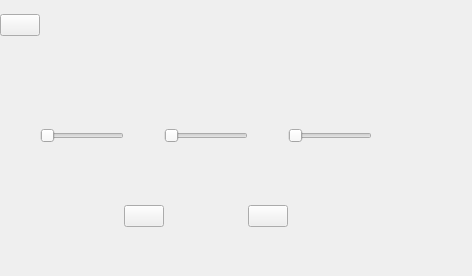
      <widget class="QWidget" name="garage">
       <layout class="QGridLayout" name="gridLayout_4">
        <property name="leftMargin">
         <number>0</number>
        </property>
        <property name="topMargin">
         <number>0</number>
        </property>
        <property name="rightMargin">
         <number>0</number>
        </property>
        <property name="bottomMargin">
         <number>0</number>
        </property>
        <property name="spacing">
         <number>0</number>
        </property>
        <item row="1" column="3">
         <widget class="QLabel" name="garageTitle">
          <property name="text">
           <string/>
          </property>
         </widget>
        </item>
        <item row="6" column="3">
         <widget class="QSlider" name="garageAccelerationSlider">
          <property name="maximum">
           <number>10</number>
          </property>
          <property name="pageStep">
           <number>0</number>
          </property>
          <property name="value">
           <number>0</number>
          </property>
          <property name="orientation">
           <enum>Qt::Horizontal</enum>
          </property>
          <property name="tickPosition">
           <enum>QSlider::NoTicks</enum>
          </property>
          <property name="tickInterval">
           <number>1</number>
          </property>
         </widget>
        </item>
        <item row="2" column="0">
         <spacer name="verticalSpacer">
          <property name="orientation">
           <enum>Qt::Vertical</enum>
          </property>
          <property name="sizeHint" stdset="0">
           <size>
            <width>20</width>
            <height>40</height>
           </size>
          </property>
         </spacer>
        </item>
        <item row="0" column="0" colspan="8">
         <widget class="QLabel" name="garageLogo">
          <property name="sizePolicy">
           <sizepolicy hsizetype="Preferred" vsizetype="Preferred">
            <horstretch>0</horstretch>
            <verstretch>0</verstretch>
           </sizepolicy>
          </property>
          <property name="minimumSize">
           <size>
            <width>0</width>
            <height>0</height>
           </size>
          </property>
          <property name="maximumSize">
           <size>
            <width>16777215</width>
            <height>16777215</height>
           </size>
          </property>
          <property name="layoutDirection">
           <enum>Qt::LeftToRight</enum>
          </property>
          <property name="text">
           <string/>
          </property>
         </widget>
        </item>
        <item row="5" column="0">
         <spacer name="verticalSpacer_3">
          <property name="orientation">
           <enum>Qt::Vertical</enum>
          </property>
          <property name="sizeHint" stdset="0">
           <size>
            <width>20</width>
            <height>40</height>
           </size>
          </property>
         </spacer>
        </item>
        <item row="9" column="0">
         <spacer name="verticalSpacer_7">
          <property name="orientation">
           <enum>Qt::Vertical</enum>
          </property>
          <property name="sizeHint" stdset="0">
           <size>
            <width>20</width>
            <height>40</height>
           </size>
          </property>
         </spacer>
        </item>
        <item row="8" column="0">
         <spacer name="verticalSpacer_6">
          <property name="orientation">
           <enum>Qt::Vertical</enum>
          </property>
          <property name="sizeHint" stdset="0">
           <size>
            <width>20</width>
            <height>40</height>
           </size>
          </property>
         </spacer>
        </item>
        <item row="6" column="0">
         <spacer name="verticalSpacer_4">
          <property name="orientation">
           <enum>Qt::Vertical</enum>
          </property>
          <property name="sizeHint" stdset="0">
           <size>
            <width>20</width>
            <height>40</height>
           </size>
          </property>
         </spacer>
        </item>
        <item row="7" column="0">
         <spacer name="verticalSpacer_5">
          <property name="orientation">
           <enum>Qt::Vertical</enum>
          </property>
          <property name="sizeHint" stdset="0">
           <size>
            <width>20</width>
            <height>40</height>
           </size>
          </property>
         </spacer>
        </item>
        <item row="1" column="0">
         <widget class="QPushButton" name="garage2Main">
          <property name="text">
           <string/>
          </property>
         </widget>
        </item>
        <item row="1" column="7">
         <spacer name="garageHorizontalSpacer">
          <property name="orientation">
           <enum>Qt::Horizontal</enum>
          </property>
          <property name="sizeType">
           <enum>QSizePolicy::Fixed</enum>
          </property>
          <property name="sizeHint" stdset="0">
           <size>
            <width>100</width>
            <height>20</height>
           </size>
          </property>
         </spacer>
        </item>
        <item row="6" column="6">
         <widget class="QSlider" name="garageHandlingSlider">
          <property name="maximum">
           <number>10</number>
          </property>
          <property name="pageStep">
           <number>0</number>
          </property>
          <property name="value">
           <number>0</number>
          </property>
          <property name="orientation">
           <enum>Qt::Horizontal</enum>
          </property>
          <property name="tickPosition">
           <enum>QSlider::NoTicks</enum>
          </property>
          <property name="tickInterval">
           <number>1</number>
          </property>
         </widget>
        </item>
        <item row="6" column="1">
         <widget class="QSlider" name="garageTopspeedSlider">
          <property name="maximum">
           <number>10</number>
          </property>
          <property name="pageStep">
           <number>0</number>
          </property>
          <property name="orientation">
           <enum>Qt::Horizontal</enum>
          </property>
          <property name="tickPosition">
           <enum>QSlider::NoTicks</enum>
          </property>
          <property name="tickInterval">
           <number>1</number>
          </property>
         </widget>
        </item>
        <item row="5" column="3">
         <widget class="QLabel" name="garageAccelerationLabel">
          <property name="text">
           <string/>
          </property>
         </widget>
        </item>
        <item row="8" column="6">
         <spacer name="horizontalSpacer_44">
          <property name="orientation">
           <enum>Qt::Horizontal</enum>
          </property>
          <property name="sizeHint" stdset="0">
           <size>
            <width>40</width>
            <height>20</height>
           </size>
          </property>
         </spacer>
        </item>
        <item row="1" column="1" colspan="2">
         <spacer name="horizontalSpacer_4">
          <property name="orientation">
           <enum>Qt::Horizontal</enum>
          </property>
          <property name="sizeHint" stdset="0">
           <size>
            <width>40</width>
            <height>20</height>
           </size>
          </property>
         </spacer>
        </item>
        <item row="8" column="1">
         <spacer name="horizontalSpacer_36">
          <property name="orientation">
           <enum>Qt::Horizontal</enum>
          </property>
          <property name="sizeHint" stdset="0">
           <size>
            <width>40</width>
            <height>20</height>
           </size>
          </property>
         </spacer>
        </item>
        <item row="5" column="6">
         <widget class="QLabel" name="garageHandlingLabel">
          <property name="text">
           <string/>
          </property>
         </widget>
        </item>
        <item row="5" column="1">
         <widget class="QLabel" name="garageTopspeedLabel">
          <property name="text">
           <string/>
          </property>
         </widget>
        </item>
        <item row="8" column="2">
         <widget class="QPushButton" name="garage2Left">
          <property name="text">
           <string/>
          </property>
         </widget>
        </item>
        <item row="8" column="4">
         <widget class="QPushButton" name="garage2Right">
          <property name="text">
           <string/>
          </property>
         </widget>
        </item>
        <item row="7" column="3" rowspan="3">
         <widget class="QLabel" name="garageCarLabel">
          <property name="text">
           <string/>
          </property>
         </widget>
        </item>
        <item row="1" column="4" colspan="3">
         <spacer name="horizontalSpacer_3">
          <property name="orientation">
           <enum>Qt::Horizontal</enum>
          </property>
          <property name="sizeHint" stdset="0">
           <size>
            <width>40</width>
            <height>20</height>
           </size>
          </property>
         </spacer>
        </item>
        <item row="2" column="2" colspan="3">
         <widget class="QLabel" name="garageLabel">
          <property name="text">
           <string/>
          </property>
         </widget>
        </item>
       </layout>
      </widget>
